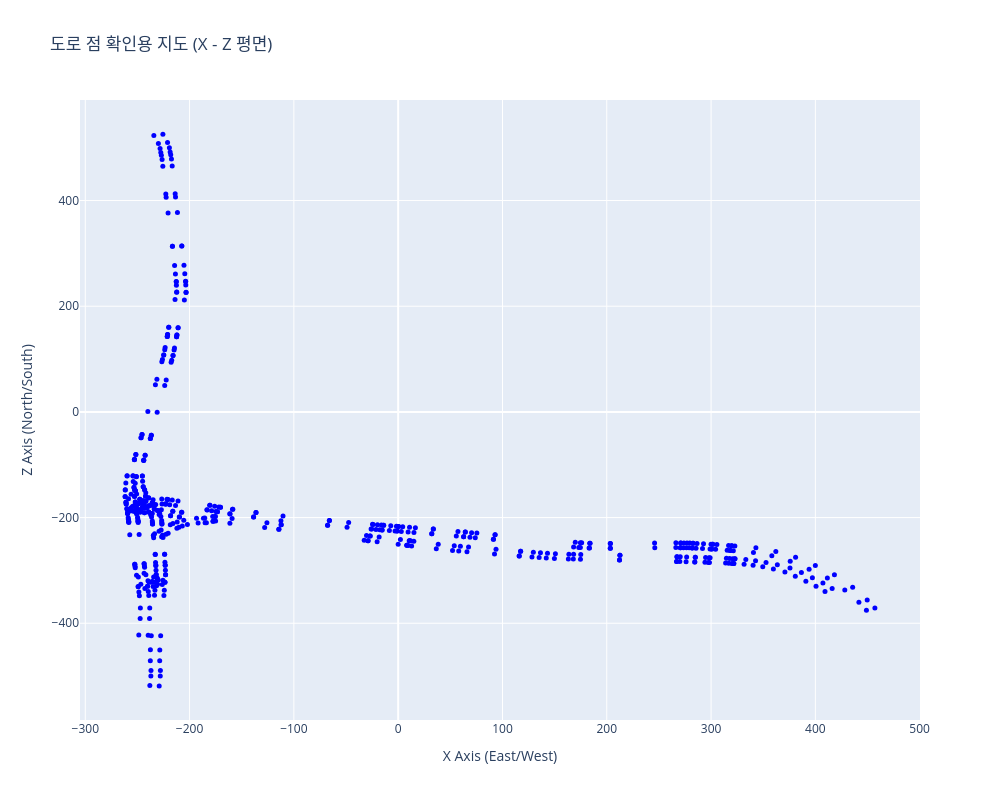

This figure's notebook cell:
### Code cell
import plotly.graph_objects as go

# [수정] Y축이 높이라면, 지도의 '세로'는 Z축 데이터가 되어야 함
x_vals = road_positions[:, 0]
y_vals = road_positions[:, 2] # 여기가 Z축 데이터로 변경됨 (index 1 -> 2)
indices = list(range(len(road_positions)))

fig = go.Figure()

fig.add_trace(go.Scatter(
    x=x_vals, y=y_vals,
    mode='markers',
    marker=dict(size=5, color='blue'),
    text=indices,
    hovertemplate='<b>Index: %{text}</b><br>X: %{x:.1f}<br>Z: %{y:.1f}<extra></extra>' # 라벨도 Z로 표기
))

fig.update_layout(
    title="도로 점 확인용 지도 (X - Z 평면)",
    xaxis_title="X Axis (East/West)",
    yaxis_title="Z Axis (North/South)", # Y축 라벨을 Z축으로 변경
    width=1000, height=800,
    hovermode='closest'
)

fig.show()

### Figure 1 — Plotly figure (JSON) as saved in the notebook; plotly's stock layout.template omitted (floating-point values rounded to 4 significant figures; data arrays with more than 128 entries replaced by an {"elided": "..."} marker saying what was removed)
{"data": [{"hovertemplate": "<b>Index: %{text}</b><br>X: %{x:.1f}<br>Z: %{y:.1f}<extra></extra>", "marker": {"color": "blue", "size": 5}, "mode": "markers", "text": {"elided": "610 str values"}, "type": "scatter", "x": {"elided": "610 float values"}, "y": {"elided": "610 float values"}}], "layout": {"height": 800, "hovermode": "closest", "title": {"text": "도로 점 확인용 지도 (X - Z 평면)"}, "width": 1000, "xaxis": {"title": {"text": "X Axis (East/West)"}}, "yaxis": {"title": {"text": "Z Axis (North/South)"}}}}
